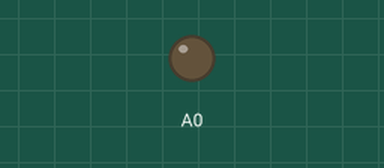
This sketch was run on a simulated Arduino Uno, built with avr-gcc and run on an emulated ATmega328P. On the bench: output pins drawn as LEDs (lit = HIGH).

Above: at 3.0 s.
At 28.1 s:
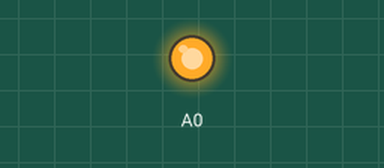
Timing chart, 0 to 40.0 s (numbered marks = the images above):
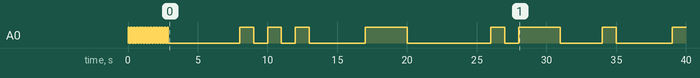

The sketch:

arduino-morse-code.ino
```cpp
/*
 * a message must only contain letters and numbers (including spaces)
 * before the message starts, quick pulses indicate the length of the message
 * followed by five seconds before the message starts
 * when the message is done, there is an additional five seconds before
 * the length is shown and the message sends again (repeats infinately)
 *
 * jacob psimos
 */

#include "mcode.h"

void setup() {
  pinMode(A0, OUTPUT);
  digitalWrite(A0, LOW);
}

int verifyMessage(const char *str, const int len){
  if(str == NULL || len <= 0){
    return -1;
  }
  for(int i = 0; i < len; i++){
    if(!isalnum(tolower(str[i])) && str[i] != ' '){
      return 1;
    }
  }

  return 0;
}

void loop() {
  char *msg = "stranded no gas";
  int i;
  int j;
  int len = strlen(msg);
  unsigned long unitLength = 1000;

  if(verifyMessage(msg, len)){
    msg = "sos"; //invalid messages are changed to 'sos'
    len = 3;
  }

  //Quick pulses to indicate message length,
  //then wait for five seconds before starting.
  for(i = 0; i < len; i++){
    digitalWrite(A0, HIGH);
    delay(100);
    digitalWrite(A0, LOW);
    delay(100);
  }

  delay(5000);

  for(i = 0; i < len; i++){
    int m = tolower(msg[i]);
    int idx = 0;
    if(m != ' '){
      idx = (m >= 'a' && m <= 'z') ? m - 'a' : (m - '0' + 26);
      const struct mletter *mcode = &codes[idx];
      for(j = 0; j < mcode->num_m; j++){
        //ON
        digitalWrite(A0, HIGH);
        delay(unitLength * (unsigned long)mcode->m[j]);
        //OFF
        digitalWrite(A0, LOW);
        //if(j < mcode->num_m - 1){
          delay(unitLength * (unsigned long)mcode->m[j]);
        //}
      }
      //if(i < len - 1){
        delay(unitLength * 3UL);
      //}
    }else{
      delay(unitLength * 7UL);
    }
  }

  delay(5000);
}
```

mcode.h
```cpp
#ifndef _MCODE_H
#define _MCODE_H

/*
  mcode.h
  Author Jacob Psimos 2018
*/

#define DOT 1		//Unit Length Multiple
#define DASH 3		//Unit Length Multiple

struct mletter{
  char letter;
  int m[8];
  int num_m;
}mletter;

const struct mletter codes[36] = {
  {
    'a',
    { DOT, DASH },
    2
  },
  {
    'b',
    { DASH, DOT, DOT, DOT },
    4
  },
  {
    'c',
    { DASH, DOT, DASH, DOT },
    4
  },
  {
    'd',
    { DASH, DOT, DOT },
    3
  },
  {
    'e',
    { DOT },
    1
  },
  {
    'f',
    { DOT, DOT, DASH, DOT },
    4
  },
  {
    'g',
    { DASH, DASH, DOT },
    3
  },
  {
    'h',
    { DOT, DOT, DOT, DOT },
    4
  },
  {
    'i',
    { DOT, DOT },
    2
  },
  {
    'j',
    { DOT, DASH, DASH, DASH },
    4
  },
  {
    'k',
    { DASH, DOT, DASH },
    3
  },
  {
    'l',
    { DOT, DASH, DOT, DOT },
    4
  },
  {
    'm',
    { DASH, DASH },
    2
  },
  {
    'n',
    { DASH, DOT },
    2
  },
  {
    'o',
    { DASH, DASH, DASH },
    3
  },
  {
    'p',
    { DOT, DASH, DASH, DOT },
    4
  },
  {
    'q',
    { DASH, DASH, DOT, DASH },
    4
  },
  {
    'r',
    { DOT, DASH, DOT },
    3
  },
  {
    's',
    { DOT, DOT, DOT },
    3
  },
  {
    't',
    { DASH },
    1
  },
  {
    'u',
    { DOT, DOT, DASH },
    3
  },
  {
    'v',
    { DOT, DOT, DOT, DASH },
    4
  },
  {
    'w',
    { DOT, DASH, DASH },
    3
  },
  {
    'x',
    { DASH, DOT, DOT, DASH },
    4
  },
  {
    'y',
    { DASH, DOT, DASH, DASH },
    4
  },
  {
    'z',
    { DASH, DASH, DOT, DOT },
    4
  },
  {
    '1',
    { DOT, DASH, DASH, DASH, DASH },
    5
  },
  {
    '2',
    { DOT, DOT, DASH, DASH, DASH},
    5
  },
  {
    '3',
    { DOT, DOT, DOT, DASH, DASH },
    5
  },
  {
    '4',
    { DOT, DOT, DOT, DOT, DASH },
    5
  },
  {
    '5',
    { DOT, DOT, DOT, DOT, DOT },
    5
  },
  {
    '6',
    { DASH, DOT, DOT, DOT, DOT },
    5
  },
  {
    '7',
    { DASH, DASH, DOT, DOT, DOT },
    5
  },
  {
    '8',
    { DASH, DASH, DASH, DOT, DOT },
    5
  },
  {
    '9',
    { DASH, DASH, DASH, DASH, DOT },
    5
  },
  {
    '0',
    { DASH, DASH, DASH, DASH, DASH },
    5
  }
};

#endif
```

Measured:
- by itself, A0: LOW → HIGH at 0.00 s, → LOW 0.10 s later, → HIGH 0.10 s later, → LOW 0.10 s later, … (45 changes in this stretch)
